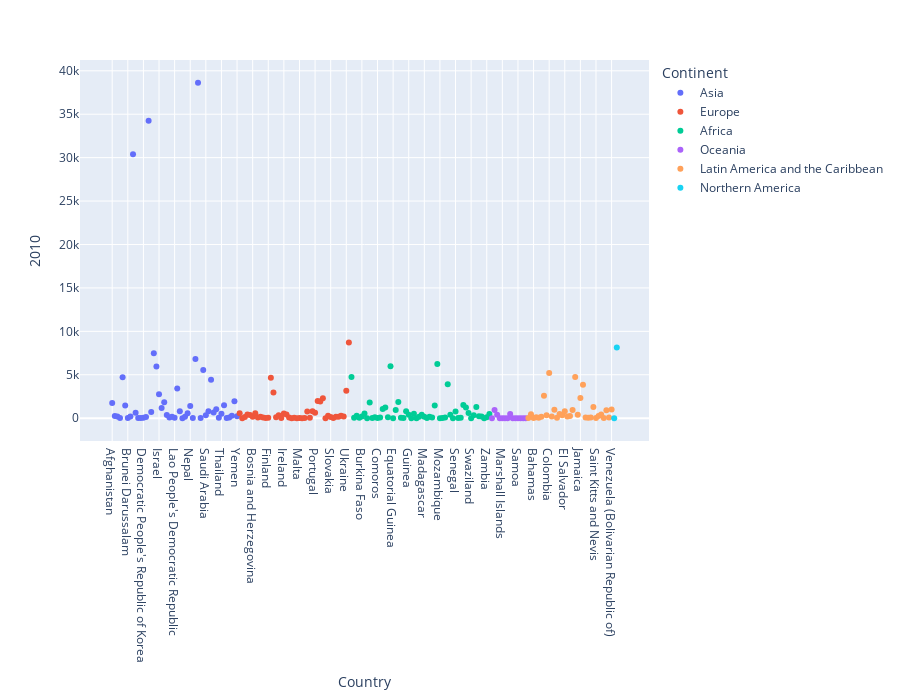

Write notebook code for a chart like this one.
### Code cell
px.scatter(canada, x=canada.index, y='2010', color='Continent',height=700)

### Figure 1 — Plotly figure (JSON) as saved in the notebook; plotly's stock layout.template omitted (floating-point values rounded to 4 significant figures)
{"data": [{"hovertemplate": "Continent=Asia<br>Country=%{x}<br>2010=%{y}<extra></extra>", "legendgroup": "Asia", "marker": {"color": "#636efa", "symbol": "circle"}, "mode": "markers", "name": "Asia", "orientation": "v", "showlegend": true, "type": "scatter", "x": ["Afghanistan", "Armenia", "Azerbaijan", "Bahrain", "Bangladesh", "Bhutan", "Brunei Darussalam", "Cambodia", "China", "China, Hong Kong Special Administrative Region", "China, Macao Special Administrative Region", "Cyprus", "Democratic People's Republic of Korea", "Georgia", "India", "Indonesia", "Iran (Islamic Republic of)", "Iraq", "Israel", "Japan", "Jordan", "Kazakhstan", "Kuwait", "Kyrgyzstan", "Lao People's Democratic Republic", "Lebanon", "Malaysia", "Maldives", "Mongolia", "Myanmar", "Nepal", "Oman", "Pakistan", "Philippines", "Qatar", "Republic of Korea", "Saudi Arabia", "Singapore", "Sri Lanka", "State of Palestine", "Syrian Arab Republic", "Tajikistan", "Thailand", "Turkey", "Turkmenistan", "United Arab Emirates", "Uzbekistan", "Viet Nam", "Yemen"], "xaxis": "x", "y": [1758, 252, 209, 28, 4721, 1464, 12, 200, 30391, 623, 21, 18, 45, 126, 34235, 712, 7477, 5941, 2755, 1168, 1831, 377, 67, 157, 54, 3432, 802, 4, 169, 556, 1392, 14, 6811, 38617, 18, 5537, 330, 805, 4422, 654, 1039, 52, 499, 1492, 30, 86, 289, 1942, 211], "yaxis": "y"}, {"hovertemplate": "Continent=Europe<br>Country=%{x}<br>2010=%{y}<extra></extra>", "legendgroup": "Europe", "marker": {"color": "#EF553B", "symbol": "circle"}, "mode": "markers", "name": "Europe", "orientation": "v", "showlegend": true, "type": "scatter", "x": ["Albania", "Andorra", "Austria", "Belarus", "Belgium", "Bosnia and Herzegovina", "Bulgaria", "Croatia", "Czech Republic", "Denmark", "Estonia", "Finland", "France", "Germany", "Greece", "Hungary", "Iceland", "Ireland", "Italy", "Latvia", "Liechtenstein", "Lithuania", "Luxembourg", "Malta", "Monaco", "Montenegro", "Netherlands", "Norway", "Poland", "Portugal", "Republic of Moldova", "Romania", "Russian Federation", "San Marino", "Serbia", "Slovakia", "Slovenia", "Spain", "Sweden", "Switzerland", "The former Yugoslav Republic of Macedonia", "Ukraine", "United Kingdom of Great Britain and Northern Ireland"], "xaxis": "x", "y": [561, 0, 124, 438, 363, 168, 556, 91, 168, 92, 28, 63, 4646, 2956, 101, 354, 30, 547, 434, 70, 0, 57, 8, 17, 4, 14, 759, 46, 795, 629, 1988, 1922, 2288, 1, 271, 135, 12, 174, 159, 285, 188, 3159, 8724], "yaxis": "y"}, {"hovertemplate": "Continent=Africa<br>Country=%{x}<br>2010=%{y}<extra></extra>", "legendgroup": "Africa", "marker": {"color": "#00cc96", "symbol": "circle"}, "mode": "markers", "name": "Africa", "orientation": "v", "showlegend": true, "type": "scatter", "x": ["Algeria", "Angola", "Benin", "Botswana", "Burkina Faso", "Burundi", "Cabo Verde", "Cameroon", "Central African Republic", "Chad", "Comoros", "Congo", "Côte d'Ivoire", "Democratic Republic of the Congo", "Djibouti", "Egypt", "Equatorial Guinea", "Eritrea", "Ethiopia", "Gabon", "Gambia", "Ghana", "Guinea", "Guinea-Bissau", "Kenya", "Lesotho", "Liberia", "Libya", "Madagascar", "Malawi", "Mali", "Mauritania", "Mauritius", "Morocco", "Mozambique", "Namibia", "Niger", "Nigeria", "Rwanda", "Sao Tome and Principe", "Senegal", "Seychelles", "Sierra Leone", "Somalia", "South Africa", "Sudan", "Swaziland", "Togo", "Tunisia", "Uganda", "United Republic of Tanzania", "Western Sahara", "Zambia", "Zimbabwe"], "xaxis": "x", "y": [4752, 61, 290, 42, 186, 529, 3, 1800, 26, 98, 22, 75, 1066, 1239, 123, 5982, 4, 931, 1865, 64, 37, 802, 395, 2, 507, 7, 162, 384, 178, 28, 170, 74, 1455, 6242, 7, 16, 80, 3906, 396, 2, 765, 10, 63, 1528, 1238, 612, 3, 354, 1299, 216, 200, 0, 102, 494], "yaxis": "y"}, {"hovertemplate": "Continent=Oceania<br>Country=%{x}<br>2010=%{y}<extra></extra>", "legendgroup": "Oceania", "marker": {"color": "#ab63fa", "symbol": "circle"}, "mode": "markers", "name": "Oceania", "orientation": "v", "showlegend": true, "type": "scatter", "x": ["American Samoa", "Australia", "Fiji", "Kiribati", "Marshall Islands", "Nauru", "New Caledonia", "New Zealand", "Palau", "Papua New Guinea", "Samoa", "Tonga", "Tuvalu", "Vanuatu"], "xaxis": "x", "y": [0, 933, 398, 0, 0, 0, 0, 490, 0, 3, 5, 5, 0, 0], "yaxis": "y"}, {"hovertemplate": "Continent=Latin America and the Caribbean<br>Country=%{x}<br>2010=%{y}<extra></extra>", "legendgroup": "Latin America and the Caribbean", "marker": {"color": "#FFA15A", "symbol": "circle"}, "mode": "markers", "name": "Latin America and the Caribbean", "orientation": "v", "showlegend": true, "type": "scatter", "x": ["Antigua and Barbuda", "Argentina", "Bahamas", "Barbados", "Belize", "Bolivia (Plurinational State of)", "Brazil", "Chile", "Colombia", "Costa Rica", "Cuba", "Dominica", "Dominican Republic", "Ecuador", "El Salvador", "Grenada", "Guatemala", "Guyana", "Haiti", "Honduras", "Jamaica", "Mexico", "Nicaragua", "Panama", "Paraguay", "Peru", "Saint Kitts and Nevis", "Saint Lucia", "Saint Vincent and the Grenadines", "Suriname", "Trinidad and Tobago", "Uruguay", "Venezuela (Bolivarian Republic of)"], "xaxis": "x", "y": [27, 459, 25, 121, 39, 180, 2598, 340, 5218, 190, 961, 43, 479, 353, 787, 208, 266, 953, 4744, 386, 2321, 3865, 94, 65, 89, 1283, 22, 249, 434, 13, 915, 93, 998], "yaxis": "y"}, {"hovertemplate": "Continent=Northern America<br>Country=%{x}<br>2010=%{y}<extra></extra>", "legendgroup": "Northern America", "marker": {"color": "#19d3f3", "symbol": "circle"}, "mode": "markers", "name": "Northern America", "orientation": "v", "showlegend": true, "type": "scatter", "x": ["Canada", "United States of America"], "xaxis": "x", "y": [0, 8142], "yaxis": "y"}], "layout": {"height": 700, "legend": {"title": {"text": "Continent"}, "tracegroupgap": 0}, "margin": {"t": 60}, "xaxis": {"anchor": "y", "domain": [0, 1], "title": {"text": "Country"}}, "yaxis": {"anchor": "x", "domain": [0, 1], "title": {"text": "2010"}}}}
